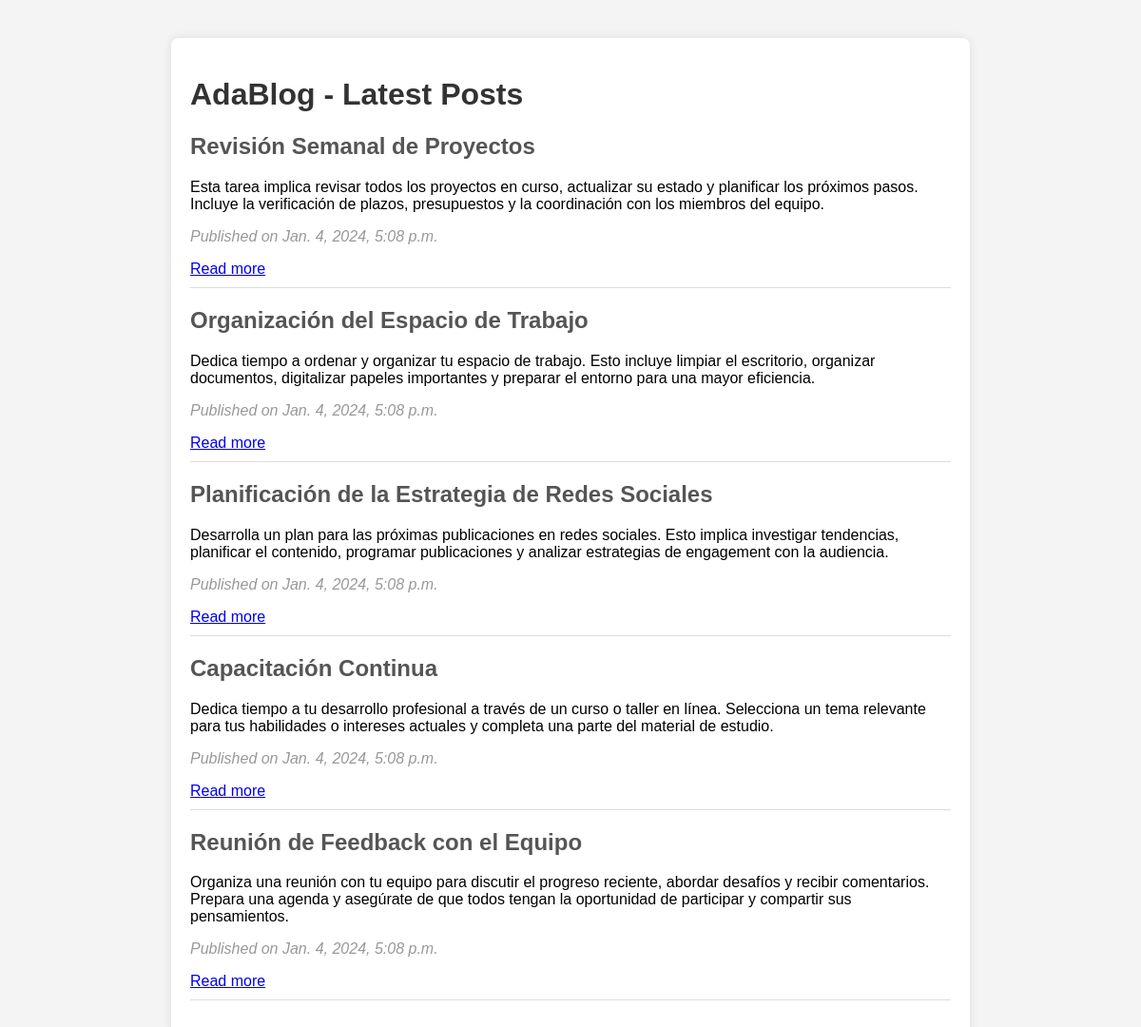
/posts/, run on the app's committed database.
### toDo/models.py (models this page shows, shortened)
class Post(models.Model):
    title = models.CharField(max_length=200)
    content = models.TextField()
    pub_date = models.DateTimeField(default=timezone.now)

### toDo/views.py (the view)
# urls.py: path('posts/', post_list, name='post-list'),
def post_list(request):
    posts = Post.objects.all()
    return render(request, 'post_list.html', {'posts': posts})

### toDo/templates/post_list.html (shortened to what this page needs)
{% extends 'base.html' %}
{% block content %}
    <h1>AdaBlog - Latest Posts</h1>
    {% for post in posts %}
        <div class="post">
            <h2>{{ post.title }}</h2>
            <p>{{ post.content }}</p>
            <p class="date">Published on {{ post.pub_date }}</p>
            <a href="{% url 'post-detail-template' pk=post.id %}">Read more</a>
        </div>
    {% endfor %}
{% endblock %}

### toDo/templates/base.html (shortened to what this page needs)
{% load static %}
<!DOCTYPE html>
<html lang="en">
<head>
    <link rel="stylesheet" href="{% static 'toDo/style.css' %}">
</head>
<body>
    <div class="container">
        {% block content %}{% endblock %}
    </div>
</body>
</html>

### toDo/static/toDo/style.css (style rules this page uses)
body { font-family: Arial, sans-serif; margin: 20px; padding: 20px; background-color: #f4f4f4; }
.container { max-width: 800px; margin: 0 auto; background-color: #fff; padding: 20px; border-radius: 8px; box-shadow: 0 0 10px rgba(0, 0, 0, 0.1); }
h1 { color: #333; }
.post { margin-bottom: 20px; border-bottom: 1px solid #ddd; padding-bottom: 10px; }
h2 { color: #555; }
p.date { color: #999; font-style: italic; }

### data on the page
Post: title "Revisión Semanal de Proyectos", content "Esta tarea implica revisar todos los proyectos en curso, actualizar su estado y planificar los próximos pasos. Incluye la verificación de plazos, presupuestos y la coordinación con los miembros del equipo.", pub_date "Jan. 4, 2024, 5:08 p.m."
Post: title "Organización del Espacio de Trabajo", content "Dedica tiempo a ordenar y organizar tu espacio de trabajo. Esto incluye limpiar el escritorio, organizar documentos, digitalizar papeles importantes y preparar el entorno para una mayor eficiencia.", pub_date "Jan. 4, 2024, 5:08 p.m."
Post: title "Planificación de la Estrategia de Redes Sociales", content "Desarrolla un plan para las próximas publicaciones en redes sociales. Esto implica investigar tendencias, planificar el contenido, programar publicaciones y analizar estrategias de engagement con la audiencia.", pub_date "Jan. 4, 2024, 5:08 p.m."
Post: title "Capacitación Continua", content "Dedica tiempo a tu desarrollo profesional a través de un curso o taller en línea. Selecciona un tema relevante para tus habilidades o intereses actuales y completa una parte del material de estudio.", pub_date "Jan. 4, 2024, 5:08 p.m."
Post: title "Reunión de Feedback con el Equipo", content "Organiza una reunión con tu equipo para discutir el progreso reciente, abordar desafíos y recibir comentarios. Prepara una agenda y asegúrate de que todos tengan la oportunidad de participar y compartir sus pensamientos.", pub_date "Jan. 4, 2024, 5:08 p.m."
